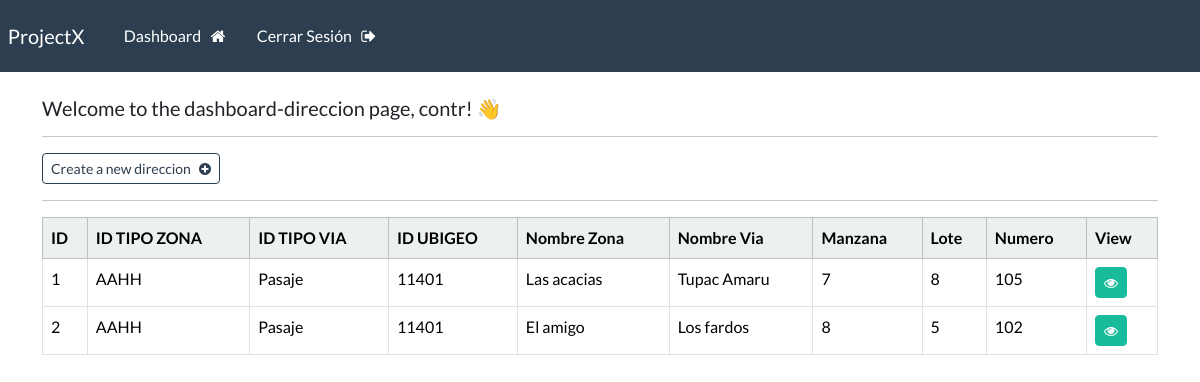
/dashboard-direccion (signed in), run on the app's committed database.
### webapp/models.py (models this page shows, shortened)
class Direccion(models.Model):
    id_tipozona = models.ForeignKey(TipoZona, on_delete=models.CASCADE)
    id_tipovia = models.ForeignKey(TipoVia, on_delete=models.CASCADE)
    id_ubigeo = models.ForeignKey(Ubigeo, on_delete=models.CASCADE)
    nombre_zona = models.CharField(max_length=100)
    nombre_via = models.CharField(max_length=100)
    manzana = models.CharField(max_length=2)
    lote = models.CharField(max_length=2)
    numero = models.CharField(max_length=6)

class TipoZona(models.Model):
    codigo_sunat = models.CharField(max_length=2)
    denominacion = models.CharField(max_length=100)
    def __str__(self):
        return self.denominacion

class TipoVia(models.Model):
    codigo_sunat = models.CharField(max_length=2)
    denominacion = models.CharField(max_length=100)
    def __str__(self):
        return self.denominacion

class Ubigeo(models.Model):
    ubigeo =  models.CharField(max_length=6, primary_key=True)
    departamento = models.CharField(max_length=100)
    provincia = models.CharField(max_length=100)
    distrito = models.CharField(max_length=100)
    def __str__(self):
        return self.ubigeo

### webapp/views.py (the view)
# urls.py: path('dashboard-direccion', views.dashboard_direccion, name="dashboard-direccion"),
@login_required(login_url='my-login')
def dashboard_direccion(request):
    direcciones = Direccion.objects.all()
    context = {'direcciones': direcciones}
    return render(request, 'webapp/dashboard-direccion.html', context=context)

### webapp/templates/webapp/dashboard-direccion.html
{% extends 'webapp/base.html' %}
{% block content %}
    <h5> Welcome to the dashboard-direccion page, {{user}}! 👋</h5>
    <hr>
    <a class="btn btn-outline-primary btn-sm" href="{% url 'create-direccion' %}">
        Create a new direccion &nbsp; <i class="fa fa-plus-circle" aria-hidden="true"></i>
    </a>
    <hr>
    <table class="table table table-hover table-bordered">
        <thead class="table-light">
            <tr>
                <th scope="col"> ID </th>
                <th scope="col"> ID TIPO ZONA </th>
                <th scope="col"> ID TIPO VIA </th>
                <th scope="col"> ID UBIGEO </th>
                <th scope="col"> Nombre Zona </th>
                <th scope="col"> Nombre Via </th>
                <th scope="col"> Manzana </th>
                <th scope="col"> Lote </th>
                <th scope="col"> Numero </th>
                <th scope="col"> View </th>
            </tr>
        </thead>
        <tbody>
        {% if direcciones %}
            {% for direccion in direcciones %}
            <tr>
                <td> {{direccion.id}} </td>
                <td> {{direccion.id_tipozona}}</td>
                <td> {{direccion.id_tipovia}}</td>
                <td> {{direccion.id_ubigeo}}</td>
                <td> {{direccion.nombre_zona}}</td>
                <td> {{direccion.nombre_via}}</td>
                <td> {{direccion.manzana}}</td>
                <td> {{direccion.lote}}</td>
                <td> {{direccion.numero}}</td>
                <td> <a class="btn btn-success btn-sm" href="{% url 'direccion' direccion.id %}"> <i class="fa fa-eye" aria-hidden="true"></i> </a></td>
            </tr>
            {% endfor %}
        {% endif %}
        </tbody>
    </table>
{% endblock %}

### data on the page
Direccion: id "1", id_tipozona "AAHH", id_tipovia "Pasaje", id_ubigeo "11401", nombre_zona "Las acacias", nombre_via "Tupac Amaru", manzana "7", lote "8", numero "105"
Direccion: id "2", id_tipozona "AAHH", id_tipovia "Pasaje", id_ubigeo "11401", nombre_zona "El amigo", nombre_via "Los fardos", manzana "8", lote "5", numero "102"

### other printed values
{{ user }} "contr"
